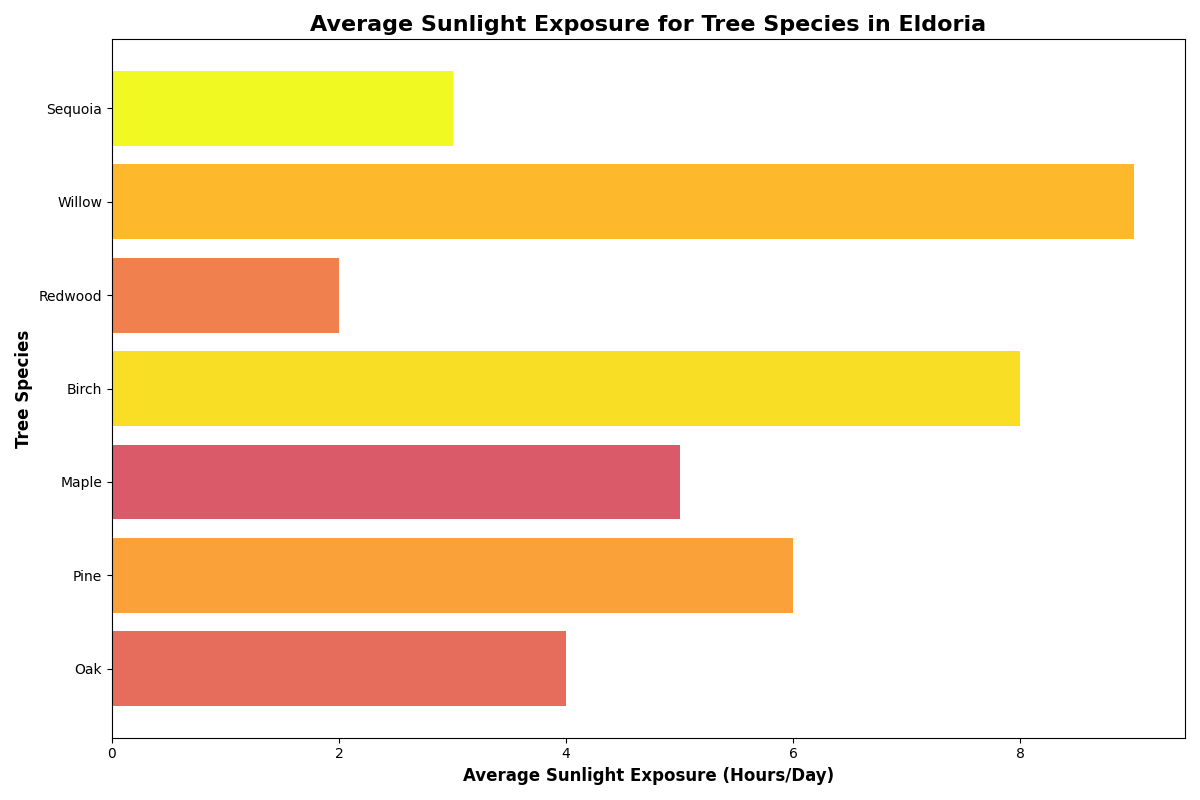

The script that drew this image:
import matplotlib.pyplot as plt
import numpy as np

tree_species = ['Oak', 'Pine', 'Maple', 'Birch', 'Redwood', 'Willow', 'Sequoia']
sunlight_hours = np.array([4, 6, 5, 8, 2, 9, 3])
prevalence = np.array([200, 250, 180, 300, 220, 270, 320])

plt.figure(figsize=(12, 8))
horizontal_bar = plt.barh(tree_species, sunlight_hours, color=plt.cm.plasma(prevalence/max(prevalence)))

plt.title('Average Sunlight Exposure for Tree Species in Eldoria', fontsize=16, fontweight='bold')
plt.xlabel('Average Sunlight Exposure (Hours/Day)', fontsize=12, fontweight='bold')
plt.ylabel('Tree Species', fontsize=12, fontweight='bold')

plt.tight_layout()
plt.show()
